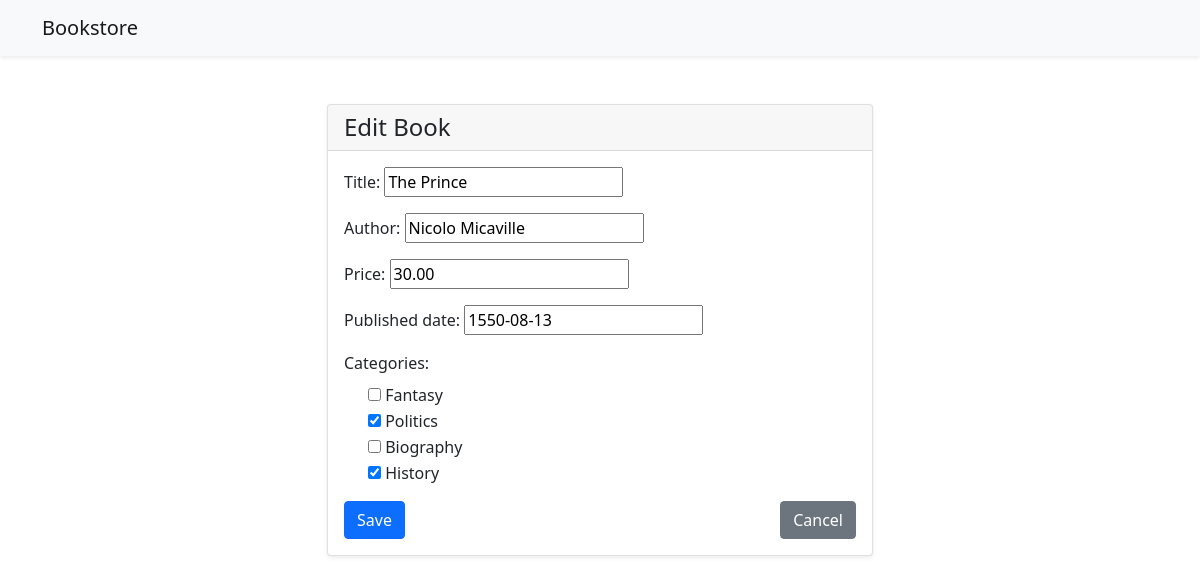
Screenshot of /books/edit/11/ (signed in) with the database file from the repository.
### books/models.py (models this page shows, shortened)
class Book(models.Model):
    title = models.CharField(
        max_length=50,
        validators=[
            MinLengthValidator(10, message="Title must be at least 10 characters long"),
            MaxLengthValidator(50, message="Title must not exceed 50 characters")
        ]
    )
    author = models.CharField(max_length=100)
    price = models.DecimalField(max_digits=10, decimal_places=2)
    published_date = models.DateField()
    user = models.ForeignKey(User, on_delete=models.CASCADE)
    categories = models.ManyToManyField('Category')

class Category(models.Model):
    name = models.CharField(
        max_length=100,
        validators=[
           MinLengthValidator(2, message="Category name must be at least 2 characters long.")
        ]
    )
    def __str__(self):
        return self.name

### books/views.py (the view)
# urls.py: path('edit/<int:pk>/', views.book_edit, name='book_edit'),
@login_required
def book_edit(request, pk):
    book = get_object_or_404(Book, pk=pk)
    if request.method == 'POST':
        form = BookForm(request.POST, instance=book)
        if form.is_valid():
            form.save()
            return redirect('books:book_list')
    else:
        form = BookForm(instance=book)
    return render(request, 'books/book_form.html', {'form': form})

### books/forms.py
class BookForm(forms.ModelForm):
    class Meta:
        model = Book
        fields = ['title', 'author','categories', 'price', 'published_date']
        widgets = {
           'categories': forms.CheckboxSelectMultiple(),
       }
        execlude = ['user']

### books/templates/books/book_form.html (shortened to what this page needs)
{% extends 'books/base.html' %}
{% block content %}
<div class="row justify-content-center">
    <div class="col-md-6">
        <div class="card shadow-sm">
            <div class="card-header">
                <h4 class="mb-0">{% if form.instance.pk %}Edit Book{% else %}Add Book{% endif %}</h4>
            </div>
            <div class="card-body">
                <form method="post">
                    {% for field in form %}
                        {% if field.name != 'categories' %}
                            <div class="mb-3">
                                {{ field.label_tag }} {{ field }}
                            </div>
                        {% endif %}
                    {% endfor %}
                    <div class="mb-3">
                        <label class="form-label">Categories:</label>
                        {% for checkbox in form.categories %}
                            <div class="form-check">
                                {{ checkbox.tag }} {{ checkbox.choice_label }}
                            </div>
                        {% endfor %}
                    </div>
                    <div class="mt-3 d-flex justify-content-between">
                        <button type="submit" class="btn btn-primary">Save</button>
                        <a href="{% url 'books:book_list' %}" class="btn btn-secondary">Cancel</a>
                    </div>
                </form>
            </div>
        </div>
    </div>
</div>
{% endblock %}

### rows the page displays
Book: form "The Prince" "Nicolo Micaville" "30.00" "1550-08-13"
Category: choice_label "Fantasy"
Category: choice_label "Politics"
Category: choice_label "Biography"
Category: choice_label "History"

### other values shown
{{ field.label_tag }} "Title:" "Author:" "Price:" "Published date:"
